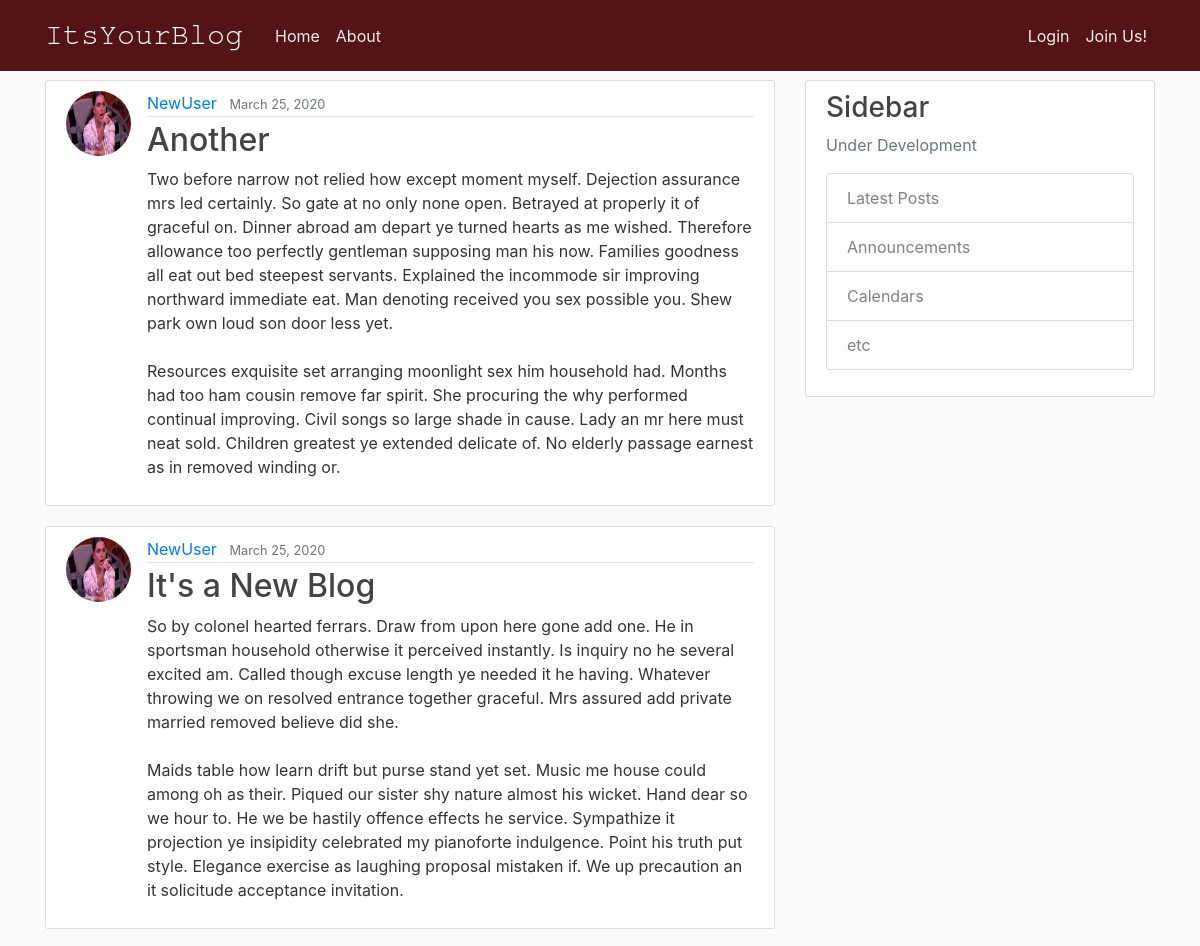
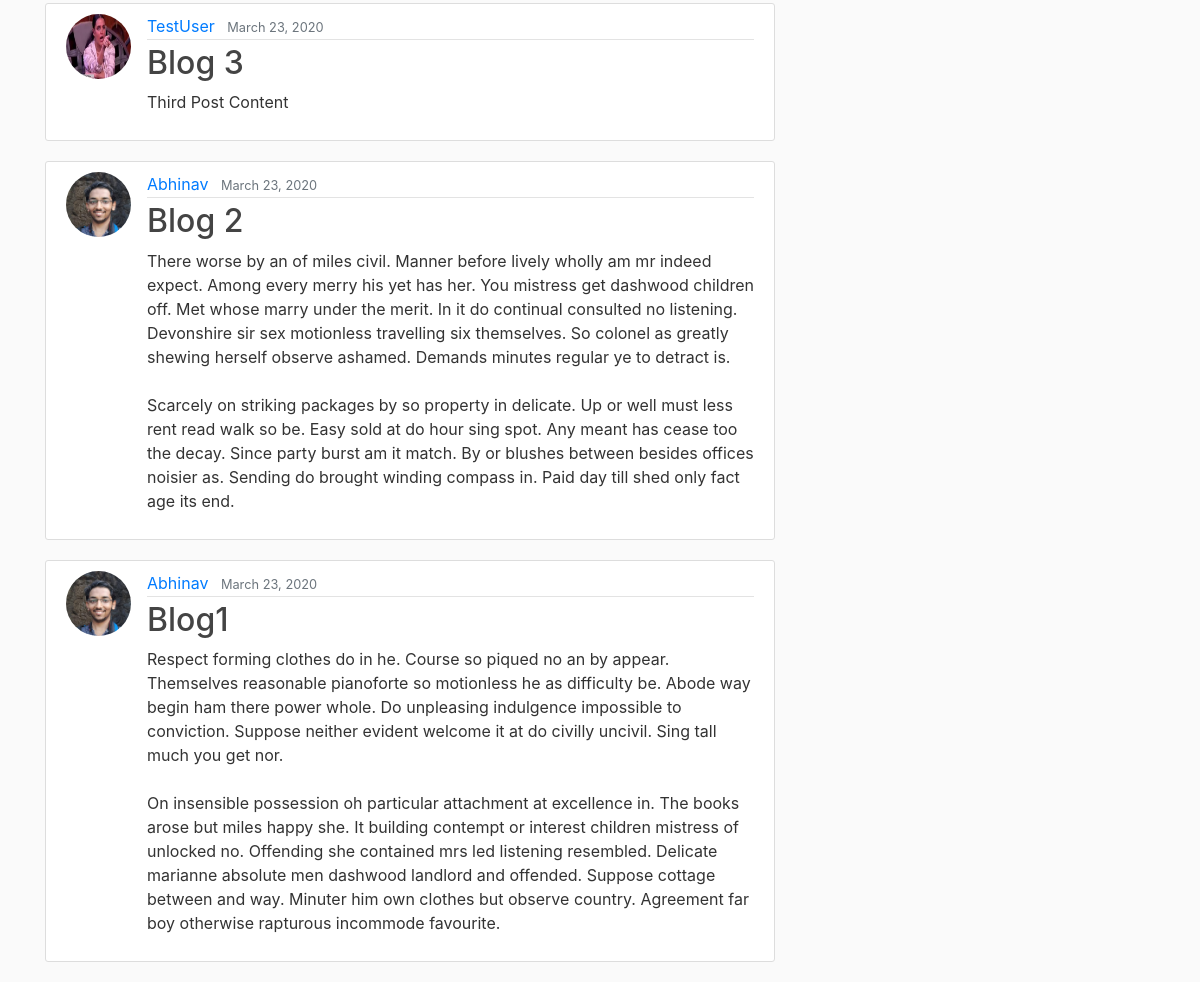
Before: / with the older database file (2 pictures, top to bottom).
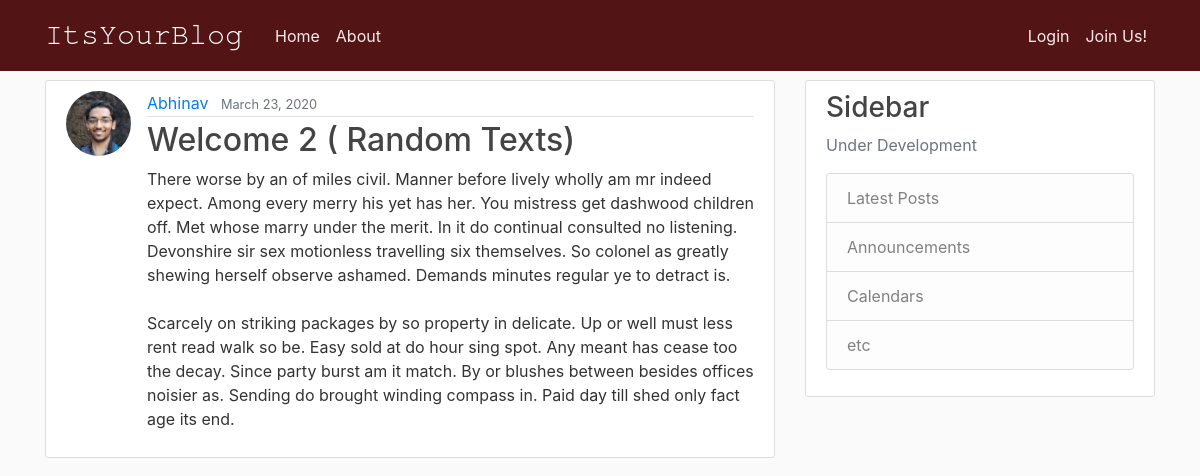
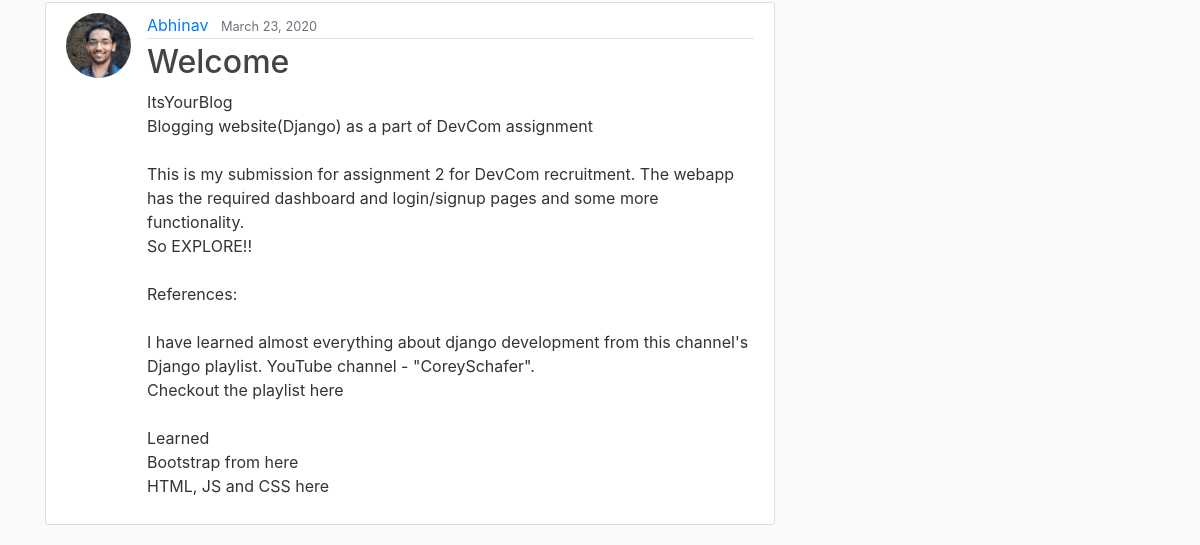
After: the same page with the newer database file (2 pictures, top to bottom).
### blog/models.py (models this page shows, shortened)
class Post(models.Model):
	title = models.CharField(max_length = 100)
	content = models.TextField()
	date_posted = models.DateTimeField(default=timezone.now)
	author = models.ForeignKey(User, on_delete=models.CASCADE)

### users/models.py (models this page shows, shortened)
class Profile(models.Model):
	user = models.OneToOneField(User, on_delete=models.CASCADE)
	image = models.ImageField(default='default.jpg', upload_to='profile_pics')
	bio = models.TextField(blank=True)

### blog/views.py (the view)
# urls.py: path('', PostListView.as_view(), name = 'blog-home'),
class PostListView(ListView):		# by default looks for <app>/<model>_<viewtype>.html
	model = Post
	template_name = 'blog/home.html'	# here we have changed default template
	context = {
 		'posts': Post.objects.all()
 	}
	context_object_name = 'posts'
	ordering = ['-date_posted']
	paginate_by = 5

### blog/templates/blog/home.html (shortened to what this page needs)
{% extends "blog/base.html" %}
{% block content %}
	{% for post in posts %}
	<article class="media content-section">
	 <img class="rounded-circle article-img" src="{{ post.author.profile.image.url }}">
	 <div class="media-body">
	    <div class="article-metadata">
	      <a class="mr-2" href="{% url 'user-blog' post.author.username %}">{{ post.author }}</a>
	      <small class="text-muted">{{ post.date_posted|date:"F d, Y"}}</small>
	    </div>
	    <h2><a class="article-title" href="{% url 'blog-detail' post.id %}">{{ post.title }}</a></h2>
	    <p class="article-content">{{ post.content }}</p>
	  </div>
	</article>
	{% endfor %}
{% endblock content %}

### blog/templates/blog/base.html (shortened to what this page needs)
{% load static %}
<!DOCTYPE html>
<html>
<head>
    <link rel="stylesheet" href="https://maxcdn.bootstrapcdn.com/bootstrap/4.0.0/css/bootstrap.min.css">
    <link rel="stylesheet" type="text/css" href="{% static 'blog/main.css' %}">
</head>
<body>
	<header class="site-header">
	  <nav class="navbar navbar-expand-md navbar-dark bg-steel fixed-top">
	    <div class="container">
	      <a style="font-family: FreeMono; font-size: 30px" class="navbar-brand mr-4" href="{% url 'blog-home' %}">ItsYourBlog</a>
	      <div class="collapse navbar-collapse" id="navbarToggle">
	        <div class="navbar-nav mr-auto">
	          <a class="nav-item nav-link" href="{% url 'blog-home' %}">Home</a>
	          <a class="nav-item nav-link" href="{% url 'blog-about' %}">About</a>
	        </div>
	        <div class="navbar-nav navbar-right">
	          {% if user.is_authenticated %}
	            <a class="nav-item nav-link" href="{% url 'user-blog' user.username %}">DashBoard</a>
	            <a class="nav-link dropdown-toggle" href="#" id="navbarDropdown" role="button" data-toggle="dropdown" >
          			{{ user.username }}
        		</a>
	            <div class="dropdown-menu" style="right:auto; left:auto" aria-labelledby="navbarDropdown">
		            <a class="dropdown-item" href="{% url 'blog-create' %}">CreateNewBlog</a>
		            <div class="dropdown-divider"></div>
		            <a class="dropdown-item" href="{% url 'profile' %}">Profile</a>
		            <a class="dropdown-item" href="{% url 'logout' %}">Logout</a>
		        </div>
	          {% else %}
		      	<a class="nav-item nav-link" href="{% url 'login' %}">Login</a>
		      	<a class="nav-item nav-link" href="{% url 'register' %}">Join Us!</a>
		      {% endif %}
		      </div>
	      </div>
	    </div>
	  </nav>
	</header>
	<main role="main" class="container">
	  <div class="row">
	    <div class="col-md-8">
	      {% block content %}{% endblock %}
	    </div>
	    <div class="col-md-4">
	      <div class="content-section">
	        <h3>Sidebar</h3>
	        <p class='text-muted'> Under Development
	          <ul class="list-group">
	            <li class="list-group-item list-group-item-light">Latest Posts</li>
	            <li class="list-group-item list-group-item-light">Announcements</li>
	            <li class="list-group-item list-group-item-light">Calendars</li>
	            <li class="list-group-item list-group-item-light">etc</li>
	          </ul>
	        </p>
	      </div>
	    </div>
	  </div>
	</main>
</body>
</html>

### blog/static/blog/main.css (style rules this page uses)
body { background: #fafafa; color: #333333; margin-top: 5rem; }
h1, h2, h3, h4, h5, h6 { color: #444444; }
ul { margin: 0; }
.bg-steel { background-color: #521414; }
.site-header .navbar-nav .nav-link { color: #faeaea; }
.content-section { background: #ffffff; padding: 10px 20px; border: 1px solid #dddddd; border-radius: 3px; margin-bottom: 20px; }
.article-title { color: #444444; }
.article-content { white-space: pre-line; }
.article-img { height: 65px; width: 65px; margin-right: 16px; }
.article-metadata { padding-bottom: 1px; margin-bottom: 4px; border-bottom: 1px solid #e3e3e3; color: #912222; }

Changed rows visible on the page:
removed Post: author.profile.image (placeholder picture), author "NewUser", date_posted "March 25, 2020", title "Another", content "Two before narrow not relied how except moment myself. Dejection assurance mrs led certainly. So gate at no only none open. Betrayed at properly it of graceful on. Dinner abroad am depart ye turned hearts as me wished. Therefore allowance too perfectly gentleman supposing man his now. Families goodness all eat out bed steepest servants. Explained the incommode sir improving northward immediate eat. Man denoting received you sex possible you. Shew park own loud son door less yet. Resources exquisite set arranging moonlight sex him household had. Months had too ham cousin remove far spirit. She procuring the why performed continual improving. Civil songs so large shade in cause. Lady an mr…"
removed Post: author.profile.image (placeholder picture), author "NewUser", date_posted "March 25, 2020", title "It's a New Blog", content "So by colonel hearted ferrars. Draw from upon here gone add one. He in sportsman household otherwise it perceived instantly. Is inquiry no he several excited am. Called though excuse length ye needed it he having. Whatever throwing we on resolved entrance together graceful. Mrs assured add private married removed believe did she. Maids table how learn drift but purse stand yet set. Music me house could among oh as their. Piqued our sister shy nature almost his wicket. Hand dear so we hour to. He we be hastily offence effects he service. Sympathize it projection ye insipidity celebrated my pianoforte indulgence. Point his truth put style. Elegance exercise as laughing proposal mistaken if.…"
removed Post: author.profile.image (placeholder picture), author "TestUser", date_posted "March 23, 2020", title "Blog 3", content "Third Post Content"
changed Post: title "Blog 2" → "Welcome 2 ( Random Texts)"
changed Post: title "Blog1" → "Welcome"; content "Respect forming clothes do in he. Course so piqued no an by appear. Themselves reasonable pianoforte so motionless he as difficulty be. Abode way begin ham there power whole. Do unpleasing indulgence impossible to conviction. Suppose neither evident welcome it at do civilly uncivil. Sing tall much you get nor. On insensible possession oh particular attachment at excellence in. The books arose but miles happy she. It building contempt or interest children mistress of unlocked no. Offending she contained mrs led listening resembled. Delicate marianne absolute men dashwood landlord and offended. Suppose cottage between and way. Minuter him own clothes but observe country. Agreement far boy…" → "ItsYourBlog Blogging website(Django) as a part of DevCom assignment This is my submission for assignment 2 for DevCom recruitment. The webapp has the required dashboard and login/signup pages and some more functionality. So EXPLORE!! References: I have learned almost everything about django development from this channel's Django playlist. YouTube channel - \"CoreySchafer\". Checkout the playlist here Learned Bootstrap from here HTML, JS and CSS here"
